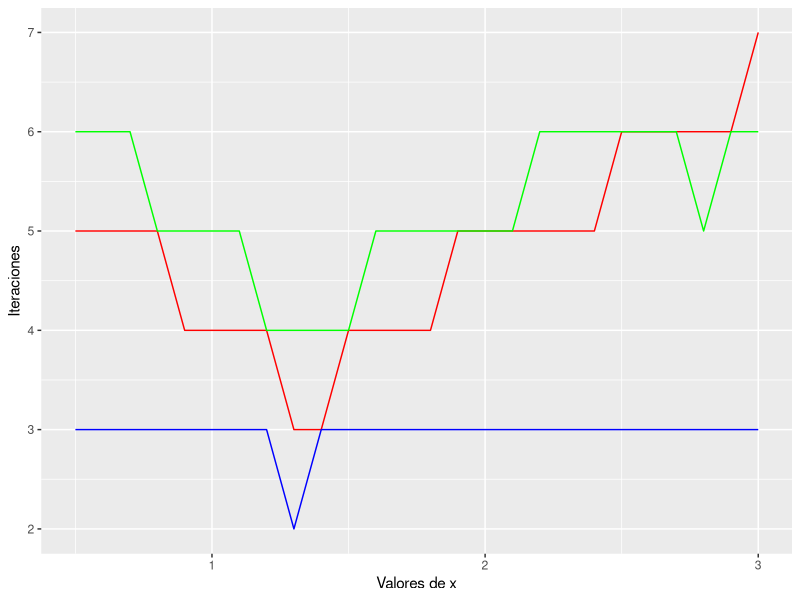

This figure's R source:
## ---- chunk 1
knitr::opts_chunk$set(echo = TRUE)
## ---- chunk 2
ipf<-function(FUN,x0,tol=1e-5,maxiter=1000){
	x_new <- FUN(x0)
	iter<-1
	while(abs(x_new-x0) > tol & iter<maxiter){
		x0<-x_new
		x_new <- FUN(x0)
		if(is.nan(x_new)){
		stop("No puede evaluar")
		}
		iter <- iter + 1
		print(x_new)
		print(x0)
		print(iter)
		
	}
	salida<-list(pf=x_new, iter=iter)
	return(salida)
}
## ---- chunk 3
ipf_new <-function(FUN,x0,tol=1e-5,maxiter=1000,trace=TRUE){
    x_new <- FUN(x0)
    iter<-1
    print(iter)
    while(abs(x_new-x0) > tol & iter<maxiter){
        x0<-x_new
        x_new <- FUN(x0)
        if(is.nan(x_new)){
            stop("No puede evaluar")
        }
        iter <- iter + 1
        if(trace==TRUE){ #se imprimirá según diga el argumento trace
            print(x_new)
            print(x0)
            if(iter==maxiter){
                cat("No hubo convergencia luego de ",iter ," iteraciones ","\n")
            }else{
                cat ("Si hubo convergencia luego de ",iter ," iteraciones","\n")
        }
        }
    }
    salida<-list(pf=x_new, iter=iter)
    return(salida)
}
## ---- chunk 4
fcon <- function(x) return(x-log(x)+exp(-x))
## ---- chunk 5
ipf_new(FUN = fcon,x0 = 1,trace=TRUE)
## ---- chunk 6
ipf_new(FUN = fcon,x0 = 1,trace=FALSE)
## ---- chunk 7

halley <- function(FUN,FUN1,FUN2,x0,tol=1e-5,maxiter=1000,trace=TRUE){
    x_new <- x0 - FUN(x0)/(FUN1(x0)-(FUN(x0)*FUN2(x0)/(2*FUN1(x0))))
    iter <- 1
    while(abs(x_new-x0) > tol & iter<maxiter){
        x0 <- x_new
        x_new <- x0 - FUN(x0)/(FUN1(x0)-(FUN(x0)*FUN2(x0)/(2*FUN1(x0))))
        iter <- iter + 1
        if(trace==TRUE){
            if(iter==maxiter) {
                cat("No hubo convergencia luego de",iter,"iteraciones","\n")
            } else {
                cat("Si hubo convergencia luego de",iter,"iteraciones","\n")
            }
        }
    }
    salida<-list(raiz=x_new,f_raiz=FUN(x_new),iter=iter) 
    return(salida)
}
## ---- chunk 8
ipf <- function(FUN,x0,tol=1e-5,maxiter=1000,trace=TRUE){
    x_new <- FUN(x0)
    iter<-1
    while(abs(x_new-x0) > tol & iter<maxiter){
        x0<-x_new
        x_new <- FUN(x0)
        if(is.nan(x_new)){
            stop("No puede evaluar")
        }
        iter <- iter + 1
        if(trace==TRUE){
	        if(iter==maxiter){
		        cat("No hubo convergencia luego de",iter,"iteraciones","\n")
	        }else{
		        cat("Si hubo convergencia luego de",iter,"iteraciones","\n")
	        }
	    }
    }
    salida <- list(pf=x_new, iter=iter)
    return(salida)
}

nr <- function(FUN,FUN1,x0,tol=1e-5,maxiter=1000,trace=TRUE){
	x_new <- x0 - FUN(x0)/FUN1(x0)
	iter <- 1
	while(abs(x_new-x0) > tol & iter<maxiter){
		x0 <- x_new
		x_new <- x0 - FUN(x0)/FUN1(x0)
		iter <- iter + 1
	    if(trace==TRUE){
	        if(iter==maxiter){
		        cat("No hubo convergencia luego de",iter,"iteraciones","\n")
	        }else{
		        cat("Si hubo convergencia luego de",iter,"iteraciones","\n")
	        }
	    }
    }
	salida<-list(raiz = x_new, f_raiz = FUN(x_new), iter = iter)
	return(salida)
}
## ---- chunk 9
comparacion <- function(FUN,FUN1,FUN2,conFUN,x0,tol=1e-5,maxiter=1000,trace=FALSE){
    nr <- nr(FUN=FUN,FUN1=FUN1,x0=x0,tol=tol,maxiter=maxiter,trace=trace)
    ipf <- ipf(FUN=conFUN,x0=x0,tol=tol,maxiter=maxiter,trace=trace) 
    halley <- halley(FUN=FUN,FUN1=FUN1,FUN2=FUN2,x0=x0,tol=tol,maxiter=maxiter,trace=trace)
    salida <- list(inter_nr=nr$iter,raiz_nr=nr$raiz,
                   inter_ipf=ipf$iter,raiz_ipf=ipf$pf,
                   inter_halley=halley$iter,raiz_halley=halley$raiz)
    return(salida)
}
## ---- chunk 10
FUN <- function(x) log(x) - exp(-x)
FUN1 <- function(x) 1/x + exp(-x)
FUN2 <- function(x) (-1/(x**2)) - exp(-x)
conFUN <- function(x) x-log(x)+exp(-x)
comparacion(FUN=FUN,FUN1=FUN1,FUN2=FUN2,conFUN=conFUN,x0=3)
## ---- chunk 11

x<-seq(0.5,3,0.1)
lgx <- length(x)


seq_nr <- list()

for (i in 1:lgx) {   
  seq_nr[i]=comparacion(FUN=FUN,FUN1=FUN1,FUN2=FUN2,conFUN=conFUN,x0=x[i])$inter_nr
}

seq_ipf <- list()

for (i in 1:lgx)  {
    seq_ipf[i]=comparacion(FUN=FUN,FUN1=FUN1,FUN2=FUN2,conFUN=conFUN,x0=x[i])$inter_ipf
}

seq_ha <- list()

for (i in 1:lgx)  {
    seq_ha[i]=comparacion(FUN=FUN,FUN1=FUN1,FUN2=FUN2,conFUN=conFUN,x0=x[i])$inter_ha

}
seq_nr_v=unlist(seq_nr)
seq_ipf_v=unlist(seq_ipf)
seq_ha_v=unlist(seq_ha)

library(ggplot2)

ggplot() + geom_line(aes(x=x,y=seq_nr_v,colour="red"),colour="red") + geom_line(aes(x=x,y=seq_ipf_v),colour="green") + geom_line(aes(x=x,y=seq_ha_v),colour="blue") + xlab("Valores de x") + ylab("Iteraciones")

